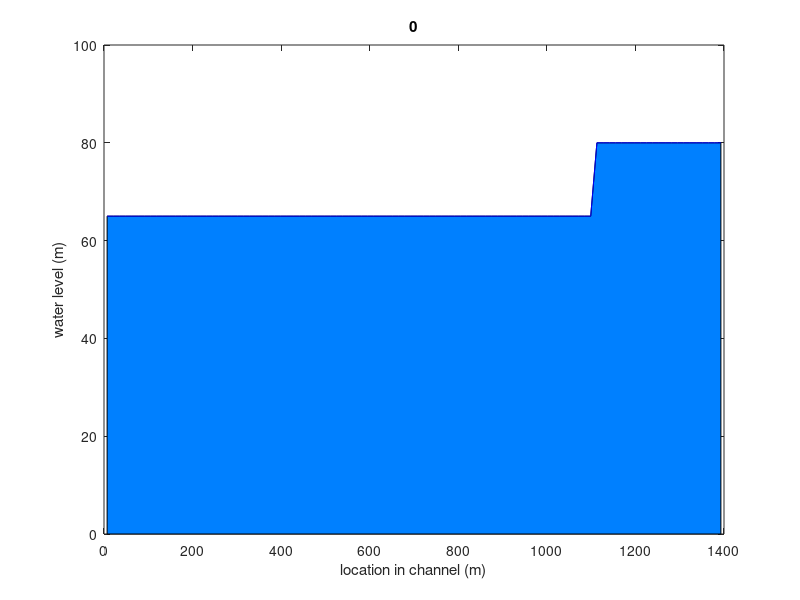

This figure's MATLAB source: (Note: this script raises an error after producing the figure.)
%% 1D Shallow Water Equation with the HLL Riemann Solver
% Purpose: to simulate 1D free surface flow in an open channel
% * Godunove-type scheme is used** 1st order, HLL Riemann Solver
clear,clc
% * Constants
lx = 1400; %size of domain
M = 100; %number of cells
g = 9.81; %gravity acceleration

% * Flow variables
zb = zeros(1,M,'double'); % bed elevation above datum (m)
z = zeros(1,M,'double'); % zeta: water surface level (m), h = z-zb
qx = zeros(1,M,'double'); %flow flux qx=uh
zn = zeros(1,M,'double'); % convey new value of z(i)
qxn = zeros(1,M,'double'); % convey new value of qx(i)
x = zeros(1,M); % location of the domain

% * to initialize some varialbes
dx = lx/M; %cellsize
dt = 0.2; %time step
tout = 50; %terminating time
t = 0.0; %real time
for i = 1:M 
    %**set the domain attributes
    x(i) = (i-0.5)*dx;    
        %if x(i)>8 && x(i)<12 zbloc = 0.2-0.05*(x(i)-10)^2;
        %else zbloc = 0;
        %end
    zbloc = 0;%10+40*x(i)/lx+10*sin(pi*(4*x(i)/lx-1/2)); %set the bed level  
    zb(i) = zbloc;
    if i>=80 && i<=100
        z(i) = 80;  % water level through the channel
    else
        z(i) = 65;
    end
    qx(i) = 0; % flux through the channel    
end

% * plot innitial conditions
figure(1)
    % **bed profile
plot(x,zb,'k-','LineWidth',3)
fill([x(1) x x(M)],[0 z 0],[0 0.5 1])
hold on

plot(x,z,'b-')
fill([x x(M)],[zb 0],[0.3 0.3 0.3])
hold on


title({num2str(t)})
xlabel('location in channel (m)')
ylabel('water level (m)')

axis([0 lx 0 100])
hold off
disp('Now the figure shows the initial conditions. Please press Enter to continue')
pause

% * main programe
while t<tout
    
    t = t+dt;
    %**calculate new values
    for i = 1:M               
        %***set the bed elevation(zb),water surface level(z), and flux(qx) in east and west face          
            %**** east face based the two interfacing cells i and i+1    
        zb_L = zb(i); z_L = z(i); qx_L = qx(i);            
        if i == M %cell in the east boundary,need a ghost right cell
            [zb_R,z_R,qx_R] = bound(1,zb_L,z_L,qx_L); %bound function location: eastern = 1, western = 2;
        else
            zb_R = zb(i+1); z_R = z(i+1); qx_R = qx(i+1); %true right cell
        end       
        zbfe = (zb_L+zb_R)/2.0; % bed level in east face                            
            %****HLL Riemann Solver Function, Fe is a vector consisting of two elements: Fe1 and Fe2
        [Fe1,Fe2] = F_cal1(zbfe,z_L,z_R,qx_L,qx_R); 
        
            %**** west face based the two interfacing cells i-1 and i
        zb_R = zb(i); z_R = z(i); qx_R = qx(i);
        if i == 1 %cell in the west boundary,need a ghost left cell
           [zb_L,z_L,qx_L] = bound(2,zb_R,z_R,qx_R); %bound function location: eastern = 1, western = 2;
        else
           zb_L = zb(i-1); z_L = z(i-1); qx_L = qx(i-1); %true left cell
        end
        zbfw = (zb_L+zb_R)/2.0; % bed level in west face
            %****HLL Riemann Solver Function
        [Fw1,Fw2] = F_cal1(zbfw,z_L,z_R,qx_L,qx_R); 
                
        
        %***source term****
        s_dx = (zbfe-zbfw)/dx; % slope in cell i 
        s1 = 0;
        s2 = -g*z(i)*s_dx;        
        
        %***changing gap between U^n and U^n+1
        %consist of two element: dz and dqx
        dU1 = -dt*((Fe1-Fw1)/dx-s1);
        dU2 = -dt*((Fe2-Fw2)/dx-s2);
        
        %***calculate U^n+1 based on U^n and the gap
        zn(i) = z(i)+dU1; % z and qx are the elements of U^n
        qxn(i) = qx(i)+dU2;
        
    end
    
    if isnan(zn(i))
        disp('unstable')
        break
    end
    
    %if max(abs(z-zn))<=0.01
    %    disp(t)
    %    disp('no water level change any more')
    %    break
    %end...%
    
    %**update
    z = zn; 
    qx = qxn;
    
    %**plot results
    figure(1)
        %***bed profile
plot(x,zb,'k-','LineWidth',3)
fill([x(1) x x(M)],[0 z 0],[0 0.5 1])
hold on

plot(x,z,'b-')
fill([x x(M)],[zb 0],[0.3 0.3 0.3])
hold on
    
    title(['t = ' num2str(t)])
    xlabel('location in channel (m)')
    ylabel('water level (m)')
    axis([0 lx 0 100])
    pause(0.001)
    hold off
    
end

